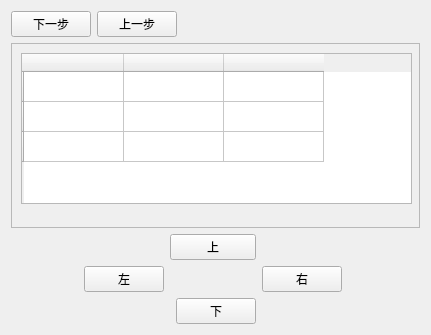
<?xml version="1.0" encoding="UTF-8"?>
<ui version="4.0">
 <class>MoveBlockClass</class>
 <widget class="QMainWindow" name="MoveBlockClass">
  <property name="geometry">
   <rect>
    <x>0</x>
    <y>0</y>
    <width>431</width>
    <height>335</height>
   </rect>
  </property>
  <property name="sizePolicy">
   <sizepolicy hsizetype="Expanding" vsizetype="Expanding">
    <horstretch>0</horstretch>
    <verstretch>0</verstretch>
   </sizepolicy>
  </property>
  <property name="windowTitle">
   <string>MoveBlock</string>
  </property>
  <widget class="QWidget" name="centralWidget">
   <layout class="QVBoxLayout" name="verticalLayout">
    <item>
     <layout class="QHBoxLayout" name="horizontalLayout">
      <property name="sizeConstraint">
       <enum>QLayout::SetMinimumSize</enum>
      </property>
      <item>
       <widget class="QPushButton" name="pushButton_next">
        <property name="text">
         <string>下一步</string>
        </property>
       </widget>
      </item>
      <item>
       <widget class="QPushButton" name="pushButton_up">
        <property name="text">
         <string>上一步</string>
        </property>
       </widget>
      </item>
      <item>
       <spacer name="horizontalSpacer">
        <property name="orientation">
         <enum>Qt::Horizontal</enum>
        </property>
        <property name="sizeHint" stdset="0">
         <size>
          <width>40</width>
          <height>20</height>
         </size>
        </property>
       </spacer>
      </item>
     </layout>
    </item>
    <item>
     <widget class="QFrame" name="frame">
      <property name="sizePolicy">
       <sizepolicy hsizetype="Expanding" vsizetype="Expanding">
        <horstretch>0</horstretch>
        <verstretch>0</verstretch>
       </sizepolicy>
      </property>
      <property name="frameShape">
       <enum>QFrame::StyledPanel</enum>
      </property>
      <property name="frameShadow">
       <enum>QFrame::Raised</enum>
      </property>
      <widget class="QTableWidget" name="tableWidget">
       <property name="geometry">
        <rect>
         <x>10</x>
         <y>10</y>
         <width>391</width>
         <height>151</height>
        </rect>
       </property>
       <row>
        <property name="text">
         <string/>
        </property>
       </row>
       <row>
        <property name="text">
         <string/>
        </property>
       </row>
       <row>
        <property name="text">
         <string/>
        </property>
       </row>
       <column>
        <property name="text">
         <string/>
        </property>
       </column>
       <column>
        <property name="text">
         <string/>
        </property>
       </column>
       <column>
        <property name="text">
         <string/>
        </property>
       </column>
      </widget>
     </widget>
    </item>
    <item>
     <layout class="QGridLayout" name="gridLayout">
      <item row="0" column="1">
       <spacer name="horizontalSpacer_2">
        <property name="orientation">
         <enum>Qt::Horizontal</enum>
        </property>
        <property name="sizeHint" stdset="0">
         <size>
          <width>40</width>
          <height>20</height>
         </size>
        </property>
       </spacer>
      </item>
      <item row="0" column="2" colspan="2">
       <widget class="QPushButton" name="pushButton_shang">
        <property name="text">
         <string>上</string>
        </property>
       </widget>
      </item>
      <item row="0" column="4" colspan="2">
       <spacer name="horizontalSpacer_3">
        <property name="orientation">
         <enum>Qt::Horizontal</enum>
        </property>
        <property name="sizeHint" stdset="0">
         <size>
          <width>40</width>
          <height>20</height>
         </size>
        </property>
       </spacer>
      </item>
      <item row="1" column="0">
       <spacer name="horizontalSpacer_5">
        <property name="orientation">
         <enum>Qt::Horizontal</enum>
        </property>
        <property name="sizeHint" stdset="0">
         <size>
          <width>40</width>
          <height>20</height>
         </size>
        </property>
       </spacer>
      </item>
      <item row="1" column="1">
       <widget class="QPushButton" name="pushButton_zuo">
        <property name="text">
         <string>左</string>
        </property>
       </widget>
      </item>
      <item row="1" column="3">
       <spacer name="horizontalSpacer_4">
        <property name="orientation">
         <enum>Qt::Horizontal</enum>
        </property>
        <property name="sizeHint" stdset="0">
         <size>
          <width>40</width>
          <height>20</height>
         </size>
        </property>
       </spacer>
      </item>
      <item row="1" column="4">
       <widget class="QPushButton" name="pushButton_you">
        <property name="text">
         <string>右</string>
        </property>
       </widget>
      </item>
      <item row="1" column="5" rowspan="2">
       <spacer name="horizontalSpacer_8">
        <property name="orientation">
         <enum>Qt::Horizontal</enum>
        </property>
        <property name="sizeHint" stdset="0">
         <size>
          <width>40</width>
          <height>20</height>
         </size>
        </property>
       </spacer>
      </item>
      <item row="2" column="3" rowspan="2">
       <widget class="QPushButton" name="pushButton_xia">
        <property name="text">
         <string>下</string>
        </property>
       </widget>
      </item>
      <item row="3" column="1" colspan="2">
       <spacer name="horizontalSpacer_7">
        <property name="orientation">
         <enum>Qt::Horizontal</enum>
        </property>
        <property name="sizeHint" stdset="0">
         <size>
          <width>40</width>
          <height>20</height>
         </size>
        </property>
       </spacer>
      </item>
      <item row="3" column="4">
       <spacer name="horizontalSpacer_6">
        <property name="orientation">
         <enum>Qt::Horizontal</enum>
        </property>
        <property name="sizeHint" stdset="0">
         <size>
          <width>40</width>
          <height>20</height>
         </size>
        </property>
       </spacer>
      </item>
     </layout>
    </item>
   </layout>
  </widget>
 </widget>
 <layoutdefault spacing="6" margin="11"/>
 <resources>
  <include location="MoveBlock.qrc"/>
 </resources>
 <connections/>
</ui>
